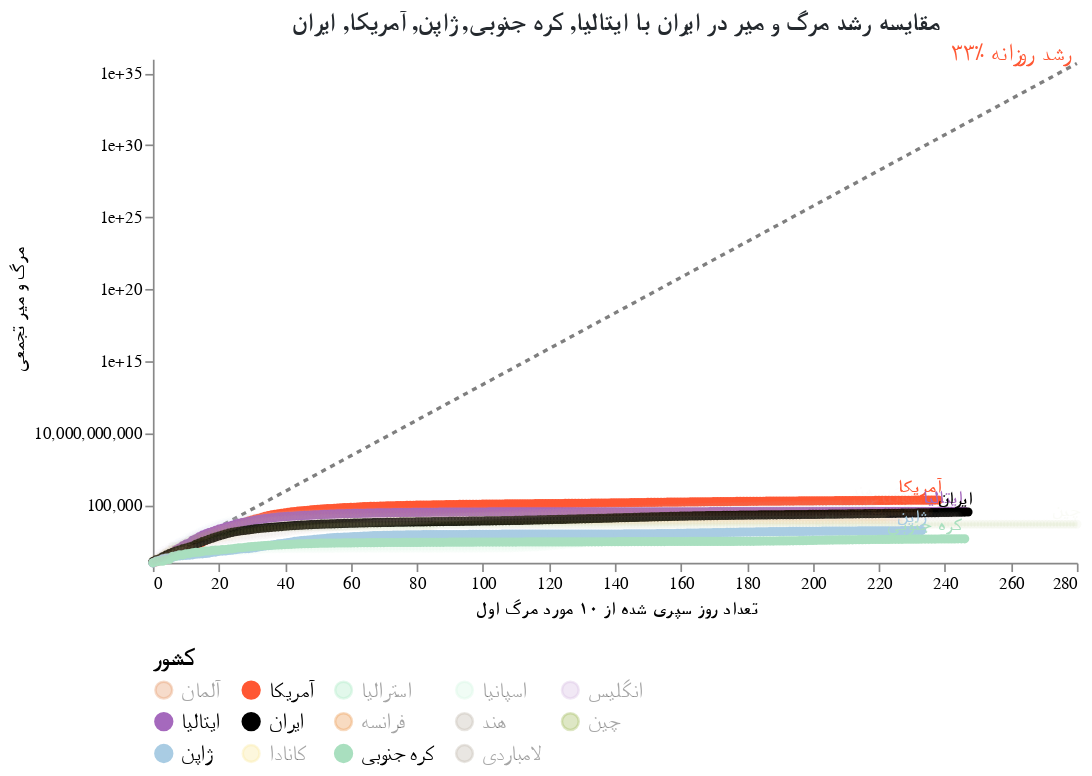

The notebook cell saved with this chart:
### Code cell
#hide_input
chart = make_since_chart()
chart

### Figure 1 — Vega-Lite specification as saved in the notebook (floating-point values rounded to 4 significant figures; data arrays with more than 128 entries replaced by an {"elided": "..."} marker saying what was removed)
{"config": {"view": {"continuousWidth": 400, "continuousHeight": 300, "strokeOpacity": 0}, "axis": {"grid": false}, "title": {"color": "#24292e", "font": "Tahoma", "fontSize": 15}}, "layer": [{"mark": {"type": "line", "color": "black", "opacity": 0.5, "strokeDash": [3, 3]}, "encoding": {"x": {"type": "quantitative", "field": "Days since 10th death"}, "y": {"type": "quantitative", "field": "Confirmed Cases"}}}, {"mark": {"type": "text", "align": "right", "color": "#FF5733", "dy": -6, "fontSize": 14, "text": "۳۳٪ رشد روزانه"}, "encoding": {"x": {"type": "quantitative", "field": "Days since 10th death"}, "y": {"type": "quantitative", "field": "Confirmed Cases"}}, "transform": [{"filter": "(datum['Days since 10th death'] >= 280)"}]}, {"data": {"name": "data-894dcafade28becdf33d295a94548c2d"}, "mark": {"type": "line", "point": true}, "encoding": {"color": {"type": "nominal", "field": "Country", "legend": {"columns": 5, "labelFont": "Tahoma", "labelFontSize": 13, "orient": "bottom", "symbolLimit": 100, "title": "کشور", "titleFont": "Tahoma", "titleFontSize": 14}, "scale": {"domain": ["آلمان", "آمریکا", "استرالیا", "اسپانیا", "انگلیس", "ایتالیا", "ایران", "فرانسه", "هند", "چین", "ژاپن", "کانادا", "کره جنوبی", "لامباردی"], "range": ["#E59866", "#FF5733", "#ABEBC6", "#D5F5E3", "#D7BDE2", "#A569BD", "black", "#EB984E", "#C1B7AD", "#A1BA59", "#A9CCE3", "#F9E79F", "#A9DFBF", "#C1B7AD"]}}, "opacity": {"condition": {"value": 1, "selection": "selector001"}, "value": 0.05}, "tooltip": [{"type": "nominal", "field": "Country"}, {"type": "temporal", "field": "Date"}, {"type": "quantitative", "field": "Confirmed Cases"}, {"type": "quantitative", "field": "Days since 10th death"}], "x": {"type": "quantitative", "axis": {"title": "تعداد روز سپری شده از ۱۰ مورد مرگ اول", "titleFont": "Tahoma"}, "field": "Days since 10th death"}, "y": {"type": "quantitative", "axis": {"title": "مرگ و میر تجمعی", "titleFont": "Tahoma"}, "field": "Confirmed Cases", "scale": {"type": "log"}}}, "selection": {"selector001": {"type": "multi", "fields": ["Country"], "bind": "legend", "init": [{"Country": "ایتالیا"}, {"Country": "کره جنوبی"}, {"Country": "ژاپن"}, {"Country": "آمریکا"}, {"Country": "ایران"}]}}, "width": 550}, {"data": {"name": "data-894dcafade28becdf33d295a94548c2d"}, "mark": {"type": "text", "align": "right", "dy": -8, "fontWeight": "bold"}, "encoding": {"color": {"type": "nominal", "field": "Country", "legend": {"columns": 5, "labelFont": "Tahoma", "labelFontSize": 13, "orient": "bottom", "symbolLimit": 100, "title": "کشور", "titleFont": "Tahoma", "titleFontSize": 14}, "scale": {"domain": ["آلمان", "آمریکا", "استرالیا", "اسپانیا", "انگلیس", "ایتالیا", "ایران", "فرانسه", "هند", "چین", "ژاپن", "کانادا", "کره جنوبی", "لامباردی"], "range": ["#E59866", "#FF5733", "#ABEBC6", "#D5F5E3", "#D7BDE2", "#A569BD", "black", "#EB984E", "#C1B7AD", "#A1BA59", "#A9CCE3", "#F9E79F", "#A9DFBF", "#C1B7AD"]}}, "opacity": {"condition": {"value": 1, "selection": "selector001"}, "value": 0.05}, "text": {"type": "nominal", "field": "Country"}, "tooltip": [{"type": "nominal", "field": "Country"}, {"type": "temporal", "field": "Date"}, {"type": "quantitative", "field": "Confirmed Cases"}, {"type": "quantitative", "field": "Days since 10th death"}], "x": {"type": "quantitative", "axis": {"title": "تعداد روز سپری شده از ۱۰ مورد مرگ اول", "titleFont": "Tahoma"}, "field": "Days since 10th death"}, "y": {"type": "quantitative", "axis": {"title": "مرگ و میر تجمعی", "titleFont": "Tahoma"}, "field": "Confirmed Cases", "scale": {"type": "log"}}}, "transform": [{"filter": "(datum['Date'] >= 1603843200000)"}], "width": 550}], "data": {"name": "data-f8e8561c061d9e4b2d03f4e2c02ad080"}, "title": "مقایسه رشد مرگ و میر در ایران با ایتالیا, کره جنوبی, ژاپن, آمریکا, ایران", "$schema": "https://vega.github.io/schema/vega-lite/v4.8.1.json", "datasets": {"data-f8e8561c061d9e4b2d03f4e2c02ad080": {"elided": "281 records"}, "data-894dcafade28becdf33d295a94548c2d": {"elided": "3331 records"}}}
